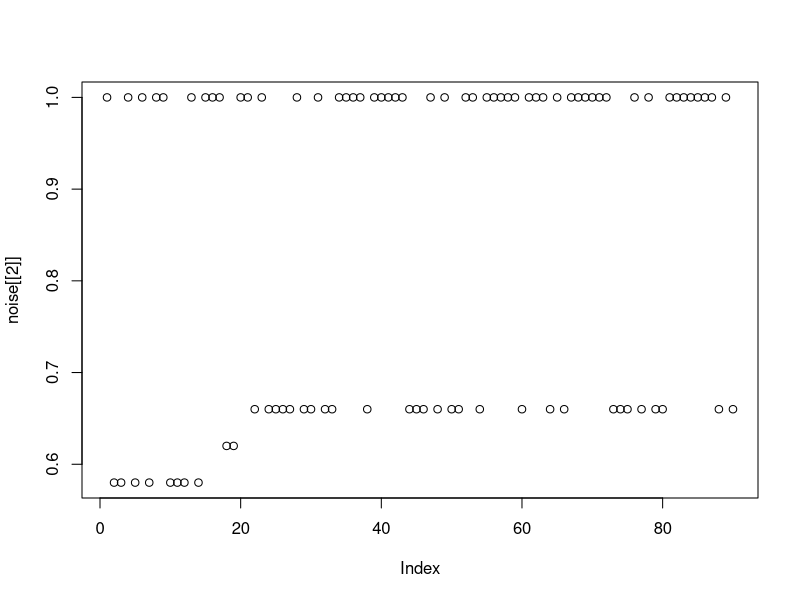
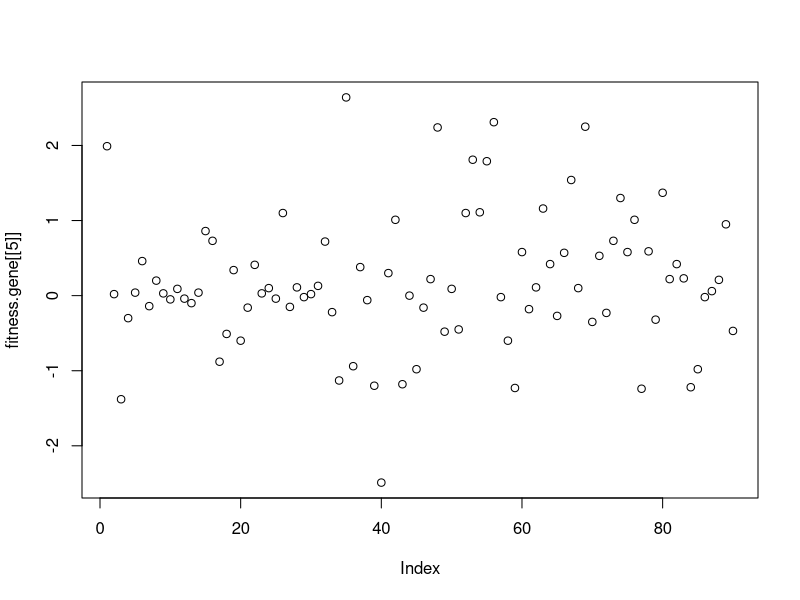

The R source for these figures, in order:
v1<-sample(1:100, 70)
v2<-sample(1:100, 70)

common<-intersect(v1,v2)

v1.genome<-rep(0,100)
v2.genome<-rep(0,100)

fitness.common<-rnorm(length(common))

v1.genome[v1]<-rnorm(length(v1))
v2.genome[v2]<-rnorm(length(v2))

v1.genome[common]<-v2.genome[common]<-rnorm(length(common))

v1.genome[c(60:80)]<-v1.genome[c(60:80)]+0.4
v2.genome[c(60:80)]<-v2.genome[c(60:80)]+0.6
v1.genome[common[which(common>=60 & common <= 80)]]<-v2.genome[common[which(common>=60 & common <= 80)]]<-rnorm(length(common[which(common>=60 & common <= 80)]))+0.5


matrix2v<-rbind(v1.genome, v2.genome)
matrix.world<- matrix2v[c(rep(1, 80), rep(2, 20)),]

matrix.world <- matrix.world[,-which(apply(matrix.world,2, sum)==0)]

noise<-list()
fitness.gene<-list()
for (i in 1:100) {
  noise<- c(noise,list(apply(matrix.world, 2, function(x) as.numeric(table(x)[which(table(x)==max(table(x)))]/sum(table(x))) ))  )
  index.rec <- which(runif(nrow(matrix.world)) < 0.01 )
  
  #Recombination
  if(length(index.rec)>0){
   match.rec<-  sample(c(1:nrow(matrix.world)), length(index.rec))
   
   for (j in 1:length(index.rec)) {
    breakpoint<-sample(c(2:(ncol(matrix.world)-1)),1)
    matrix.world[index.rec[j], c(1:breakpoint)] <- matrix.world[match.rec[j],c(1:breakpoint)]
    matrix.world[match.rec[j], c((breakpoint+1):ncol(matrix.world))] <- matrix.world[index.rec[j], c((breakpoint+1):ncol(matrix.world))]  
   }
   
   fitness<-round(apply(matrix.world, 1, sum))
   
   #Survival
   superworld<-matrix.world[rep(c(1:nrow(matrix.world)), fitness),]
   matrix.world<-superworld[sample(c(1:nrow(superworld)), nrow(matrix.world)),]
   fitness.gene<-c(fitness.gene, list(round(apply(matrix.world, 2, sum))/nrow(matrix.world)))
   
   
  }
  
}

plot(noise[[2]])

plot(fitness.gene[[5]])
